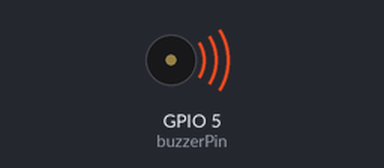
A program run on a simulated ESP32. On the bench: buzzer (waves = sounding).

Above: at 0.7 s.
At 5.9 s:
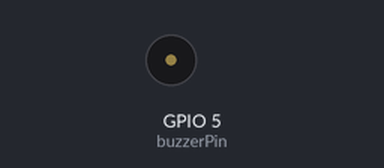
Timing chart, 0 to 8.0 s (numbered marks = the images above):
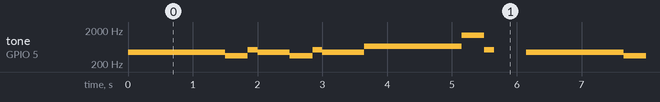

Measured:
- by itself, tone on GPIO 5 (buzzerPin): repeats every 6.2 s: 349 Hz 0.35 s, 523 Hz 0.15 s, 440 Hz 0.50 s, 349 Hz 0.35 s, 523 Hz 0.15 s, 440 Hz 0.65 s, 659 Hz 1.5 s, 1396 Hz 0.35 s, 523 Hz 0.15 s, silent 0.50 s, 440 Hz 1.5 s

The program:

main.cpp
```cpp
#include <Arduino.h>
#include <map>

int freq = 2000;
int channel = 0;
int resolution = 8;
int buzzerPin = 5;

std::map<std::string, int> frequencyMap = {
    {"F4", 349},
    {"A4", 440},
    {"C5", 523},
    {"E5", 659},
    {"F6", 1396}
};

void playTone(std::string note, int duration) {
  ledcWriteTone(channel, frequencyMap[note]);
  delay(duration);
  ledcWriteTone(channel, 0);
}

void setup() {
  ledcSetup(channel, freq, resolution);
  ledcAttachPin(buzzerPin, channel);
}

void loop() {
    playTone("A4", 500);
    playTone("A4", 500);
    playTone("A4", 500);
    playTone("F4", 350);
    playTone("C5", 150);

    playTone("A4", 500);
    playTone("F4", 350);
    playTone("C5", 150);
    playTone("A4", 650);

    playTone("E5", 500);
    playTone("E5", 500);
    playTone("E5", 500);
    playTone("F6", 350);
    playTone("C5", 150);

    delay(500);
}
```
